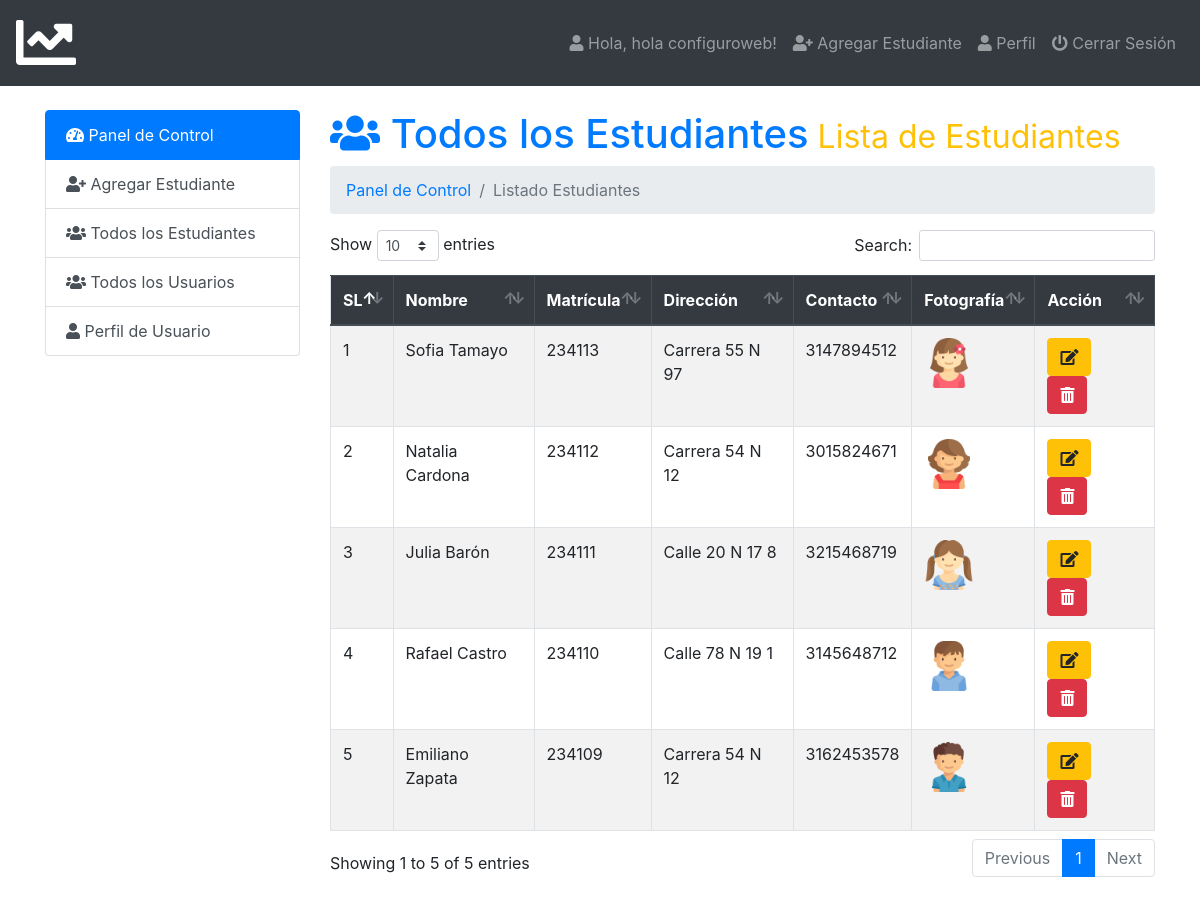
Screenshot of /admin/index.php?page=all-student (signed in) with the database file from the repository.
### tables this page shows
CREATE TABLE `users` (
  `id` int(5) NOT NULL,
  `name` varchar(50) NOT NULL,
  `email` varchar(50) NOT NULL,
  `username` varchar(50) NOT NULL,
  `password` varchar(100) NOT NULL,
  `photo` varchar(50) NOT NULL,
  `status` varchar(12) NOT NULL,
  `datetime` timestamp NOT NULL DEFAULT current_timestamp()
);

CREATE TABLE `student_info` (
  `id` int(5) NOT NULL,
  `name` varchar(20) NOT NULL,
  `roll` int(6) NOT NULL,
  `class` varchar(7) NOT NULL,
  `city` varchar(15) NOT NULL,
  `pcontact` varchar(11) NOT NULL,
  `photo` varchar(50) NOT NULL,
  `datetime` timestamp NOT NULL DEFAULT current_timestamp()
);

### admin/all-student.php (the view, shortened to what this page needs)
<h1 class="text-primary"><i class="fas fa-users"></i>  Todos los Estudiantes<small class="text-warning"> Lista de Estudiantes</small></h1>
<nav aria-label="breadcrumb">
  <ol class="breadcrumb">
     <li class="breadcrumb-item" aria-current="page"><a href="index.php">Panel de Control </a></li>
     <li class="breadcrumb-item active" aria-current="page">Listado Estudiantes</li>
  </ol>
</nav>
<table class="table  table-striped table-hover table-bordered" id="data">
  <thead class="thead-dark">
    <tr>
      <th scope="col">SL</th>
      <th scope="col">Nombre</th>
      <th scope="col">Matrícula</th>
      <th scope="col">Dirección</th>
      <th scope="col">Contacto</th>
      <th scope="col">Fotografía</th>
      <th scope="col">Acción</th>
    </tr>
  </thead>
  <tbody>
    <?php
      $query=mysqli_query($db_con,'SELECT * FROM `student_info` ORDER BY `student_info`.`datetime` DESC;');
      $i=1;
      while ($result = mysqli_fetch_array($query)) { ?>
      <tr>
        <?php
        echo '<td>'.$i.'</td>
          <td>'.ucwords($result['name']).'</td>
          <td>'.$result['roll'].'</td>
          <td>'.ucwords($result['city']).'</td>
          <td>'.$result['pcontact'].'</td>
          <td><img src="images/'.$result['photo'].'" height="50px"></td>
          <td>
            <a class="btn btn-xs btn-warning" href="index.php?page=editstudent&id='.base64_encode($result['id']).'&photo='.base64_encode($result['photo']).'">
              <i class="fa fa-edit"></i></a>
             &nbsp; <a class="btn btn-xs btn-danger" onclick="javascript:confirmationDelete($(this));return false;" href="index.php?page=delete&id='.base64_encode($result['id']).'&photo='.base64_encode($result['photo']).'">
             <i class="fas fa-trash-alt"></i></a></td>';?>
      </tr>
     <?php $i++;} ?>
  </tbody>
</table>

### admin/index.php (shortened to what this page needs)
<?php require_once 'db_con.php';
?>
<!doctype html>
<html lang="en">
  <head>
    <link rel="stylesheet" href="../css/bootstrap.min.css">
    <link rel="stylesheet" href="../css/dataTables.bootstrap4.min.css">
    <link rel="stylesheet" href="../css/fontawesome.min.css">
    <link rel="stylesheet" href="../css/solid.min.css">
    <link rel="stylesheet" href="https://cdnjs.cloudflare.com/ajax/libs/animate.css/4.0.0/animate.min.css"/>
    <link rel="stylesheet" type="text/css" href="../css/style.css">
  </head>
  <body>
<nav class="navbar navbar-expand-lg navbar-dark bg-dark">
  <a class="navbar-brand" href="index.php"><i class="fas fa-chart-line fa-3x"></i></a>
  <div class="navbar-collapse collapse justify-content-end" id="navbarSupportedContent">
    <?php $showuser = $_SESSION['user_login']; $haha = mysqli_query($db_con,"SELECT * FROM `users` WHERE `username`='$showuser';"); $showrow=mysqli_fetch_array($haha); ?>
    <ul class="nav navbar-nav ">
      <li class="nav-item"><a class="nav-link" href="index.php?page=user-profile"><i class="fa fa-user"></i> Hola, hola <?php echo $showrow['name']; ?>!</a></li>
      <li class="nav-item"><a class="nav-link" href="index.php?page=add-student"><i class="fa fa-user-plus"></i> Agregar Estudiante</a></li>
      <li class="nav-item"><a class="nav-link" href="index.php?page=user-profile"><i class="fa fa-user"></i> Perfil</a></li>
      <li class="nav-item"><a class="nav-link" href="logout.php"><i class="fa fa-power-off"></i> Cerrar Sesión</a></li>
    </ul>
  </div>
</nav>
<br>
    <div class="container">
        <div class="row">
          <div class="col-md-3">
            <div class="list-group">
              <a href="index.php?page=dashboard" class="list-group-item list-group-item-action active">
               <i class="fas fa-tachometer-alt"></i> Panel de Control
              </a>
              <a href="index.php?page=add-student" class="list-group-item list-group-item-action"><i class="fa fa-user-plus"></i> Agregar Estudiante</a>
              <a href="index.php?page=all-student" class="list-group-item list-group-item-action"><i class="fa fa-users"></i> Todos los Estudiantes</a>
              <a href="index.php?page=all-users" class="list-group-item list-group-item-action"><i class="fa fa-users"></i> Todos los Usuarios</a>
              <a href="index.php?page=user-profile" class="list-group-item list-group-item-action"><i class="fa fa-user"></i> Perfil de Usuario</a>
            </div>
          </div>
          <div class="col-md-9">
             <div class="content">
                 <?php
                   if (isset($_GET['page'])) {
                    $page = $_GET['page'].'.php';
                    }else{
                      $page = 'dashboard.php';
                    }
                    if (file_exists($page)) {
                      require_once $page;
                    }else{
                      require_once '404.php';
                    }
                  ?>
             </div>
        </div>
        </div>
    </div>
      <br><br><br><br><br><br><br><br><br><br><br><br>
  </body>
</html>

### rows the page displays
users: name "configuroweb"
student_info: name "Sofia Tamayo", roll "234113", city "Carrera 55 N 97", pcontact "3147894512", photo (picture)
student_info: name "Natalia Cardona", roll "234112", city "Carrera 54 N 12", pcontact "3015824671", photo (picture)
student_info: name "Julia Barón", roll "234111", city "Calle 20 N 17 8", pcontact "3215468719", photo (picture)
student_info: name "Rafael Castro", roll "234110", city "Calle 78 N 19 1", pcontact "3145648712", photo (picture)
student_info: name "Emiliano Zapata", roll "234109", city "Carrera 54 N 12", pcontact "3162453578", photo (picture)
